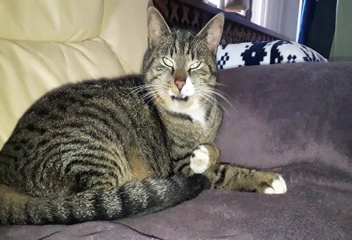
#> input picture frame 40 of Data/Chatte.mp4, 352 x 240 px
$ jupyter execute 3_Video_Detect.ipynb   (shell and % lines are left out)
#> lines starting #> are read from the running program, lines starting #| are printed output that depends on the picture; after the words box and inside, x2 and y2 are one past the last pixel; in counts of white or black regions, pixels touching at a corner belong together
[cell 1]
import cv2 as cv
from IPython.display import HTML

[cell 2]
face_cascade = cv.CascadeClassifier("Data/cat_face.xml")
cat_video = cv.VideoCapture('Data/Chatte.mp4')

[cell 3]
width = int(cat_video.get(cv.CAP_PROP_FRAME_WIDTH) + 0.5)
height = int(cat_video.get(cv.CAP_PROP_FRAME_HEIGHT) + 0.5)
size = (width, height)
video_recognized = cv.VideoWriter('Data/Chatte_Recognized.mp4', -1, 30.0, size)

[cell 4]
while True:
    _, img = cat_video.read()
#> img is the input picture: shape (240, 352, 3); mean B, G, R 100.3, 107, 112.3

    gray = None

    if img is not None:
        gray = cv.cvtColor(img, cv.COLOR_BGR2GRAY)
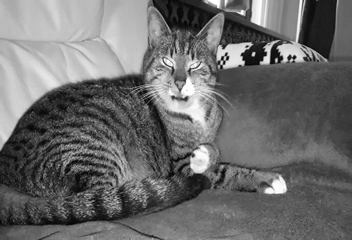
#> gray: shape (240, 352); min 2, max 255, mean 107.8
    else:
        break

    faces = face_cascade.detectMultiScale(gray, 1.1, 2)
#> faces = [[145, 34, 73, 73]]
    for (x, y, w, h) in faces:
        cv.rectangle(img, (x, y), (x+w, y+h), (150, 250, 200), 2)
#> this loop made 1 pass
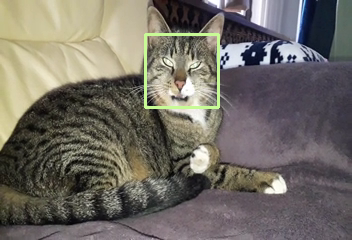
#> img: shape (240, 352, 3); 1.03% of pixels changed, all inside (x1, y1, x2, y2) = (144, 33, 220, 109)

    if img is not None:
        video_recognized.write(img)
        cv.imshow('Face detected', img)

    k = cv.waitKey(30) & 0xff
#> (key Esc is pressed here)
    if k == 27:
        break

cat_video.release()
video_recognized.release()
cv.destroyAllWindows()

$ run again, starting later in the video
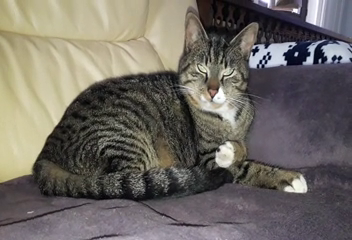
#> input picture frame 184 of Data/Chatte.mp4, 352 x 240 px
#> img is the input picture: shape (240, 352, 3); mean B, G, R 100, 106.2, 111.3
#> `gray = cv.cvtColor(img, cv.COLOR_BGR2GRAY)`:
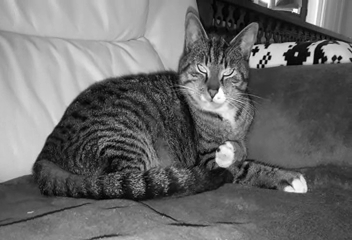
#> gray: shape (240, 352); min 0, max 255, mean 107
#> faces = [[177, 44, 71, 71]]
#> the loop `for (x, y, w, h) in faces:` made 1 pass
#> after the loop `for (x, y, w, h) in faces:`:
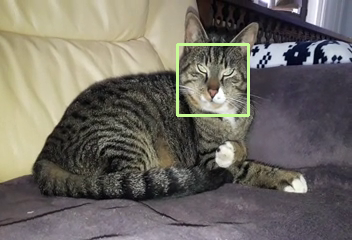
#> img: shape (240, 352, 3); 1% of pixels changed, all inside (x1, y1, x2, y2) = (176, 43, 250, 117)

$ run again, starting later in the video
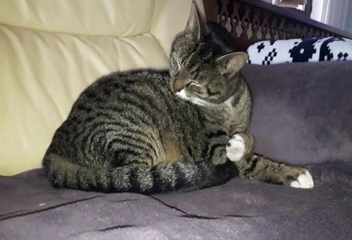
#> input picture frame 327 of Data/Chatte.mp4, 352 x 240 px
#> img is the input picture: shape (240, 352, 3); mean B, G, R 100.9, 106.6, 111.9
#> `gray = cv.cvtColor(img, cv.COLOR_BGR2GRAY)`:
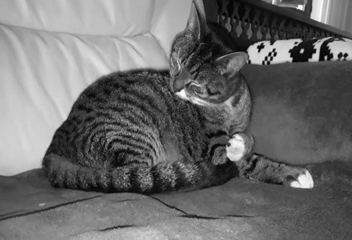
#> gray: shape (240, 352); min 1, max 255, mean 107.5
#> faces = ()
